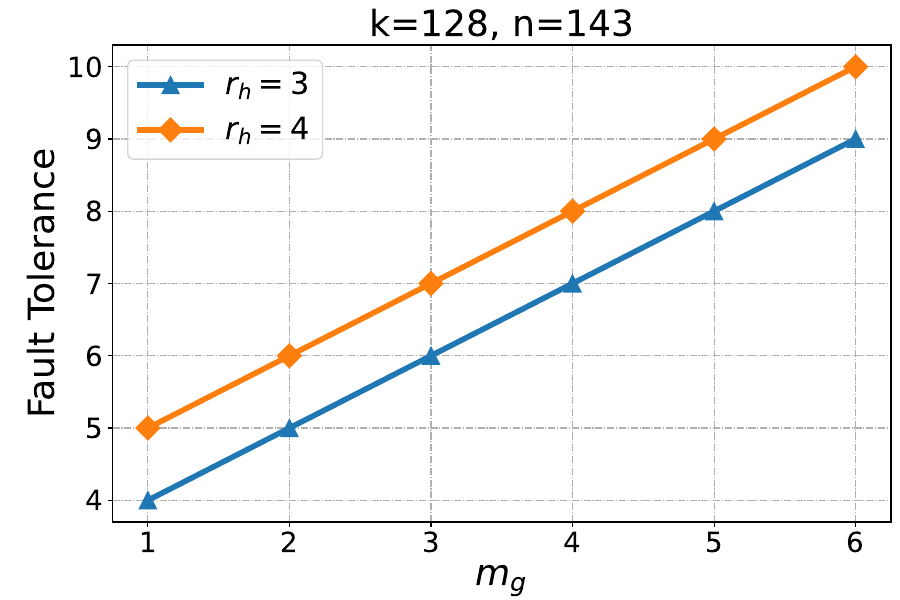

Write Python code to recreate this figure.
import math
from scipy.special import comb
import matplotlib.pyplot as plt
import numpy as np

k=128
n=143
parityNum=n-k

mRS=[i for i in range(1,7)]
ft3=[3+i for i in mRS]
ft4=[4+i for i in mRS]
fig,ax=plt.subplots(figsize=(9,6), dpi=100)
    # 画图
ax.plot(mRS, ft3, label='$r_h=3$', linestyle='-', marker='s',  markersize='5')
ax.plot(mRS, ft4, label='$r_h=4$', linestyle='-', marker='p', markersize='5')
# 设置坐标轴
# ax.set_xlim(1, 1.2)
# ax.set_ylim(0, 1.4)
ax.set_xlabel('$m_g$', fontsize=16)
ax.set_ylabel('Fault Tolerance', fontsize=16)
ax.set_xscale('linear')
# ax.set_yscale('symlog')
# ax.set_yticks([0, 1, 10, 100])
# 设置刻度
ax.tick_params(axis='both', labelsize=11)
# 显示网格
ax.grid(True, linestyle='-.')
ax.yaxis.grid(True, linestyle='-.')
# 添加图例
legend = ax.legend(loc='best',fontsize=16)
# 添加标题
plt.title(f'k={k}, n={n}')
plt.legend(fontsize=18)
plt.show()
fig.savefig(f'./sameNFaultTor.pdf')

